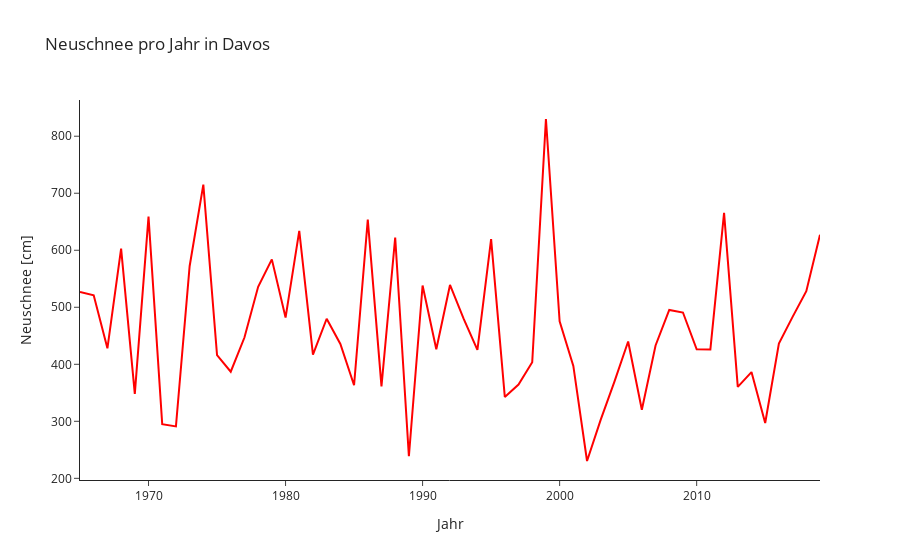

Here is the notebook cell this chart was saved with:
### Markdown cell above
# Neuschnee Davos
Meine Grossmutter geht seit vielen Jahren jährlich zum Skifahren nach Davos. Sie behauptet, dass in den letzten Jahren
weniger Schnee hat. Nach dieser Aussage habe ich ein bisschen nachgedacht und mir ist auch aufgefallen, dass es im letzten
Jahr viele Flächen ohne Schnee auf der Piste hatte. Mit der Neugier im Gepäck, habe ich nach passenden Daten gesucht
und diese auf [Swissopendata.ch](https://opendata.swiss/de/dataset/klimadaten-sonnenscheindauer-niederschlag-temperatur-und-neuschnee2)
gefunden.
Das ist der jährliche Neuschnee in Davos.

### Code cell
df = pd.read_csv('Neuschnee.csv')
fig = plot(df, 'Davos')
fig.show()

### Figure 1 — Plotly figure (JSON) as saved in the notebook; plotly's stock layout.template omitted (floating-point values rounded to 4 significant figures)
{"data": [{"line": {"color": "red"}, "name": "Davos", "type": "scatter", "x": [1965, 1966, 1967, 1968, 1969, 1970, 1971, 1972, 1973, 1974, 1975, 1976, 1977, 1978, 1979, 1980, 1981, 1982, 1983, 1984, 1985, 1986, 1987, 1988, 1989, 1990, 1991, 1992, 1993, 1994, 1995, 1996, 1997, 1998, 1999, 2000, 2001, 2002, 2003, 2004, 2005, 2006, 2007, 2008, 2009, 2010, 2011, 2012, 2013, 2014, 2015, 2016, 2017, 2018, 2019], "y": [527, 521, 428, 603, 348, 659, 295, 291, 572, 715, 416, 387, 447, 536, 584, 482, 634, 416.9, 479.9, 435.7, 363.2, 653.6, 361.3, 622.4, 238.7, 538.2, 426.4, 539.1, 479.6, 425.4, 619.4, 342.8, 364.4, 403.6, 830.2, 475.3, 397.1, 230.4, 303, 369.5, 440, 320.4, 433.1, 495.4, 490.8, 426.2, 426, 665.6, 360.3, 386.3, 297, 436.4, 483.2, 528.3, 627.2]}], "layout": {"title": {"text": "Neuschnee pro Jahr in Davos"}, "xaxis": {"title": {"text": "Jahr"}}, "yaxis": {"title": {"text": "Neuschnee [cm]"}}}}
